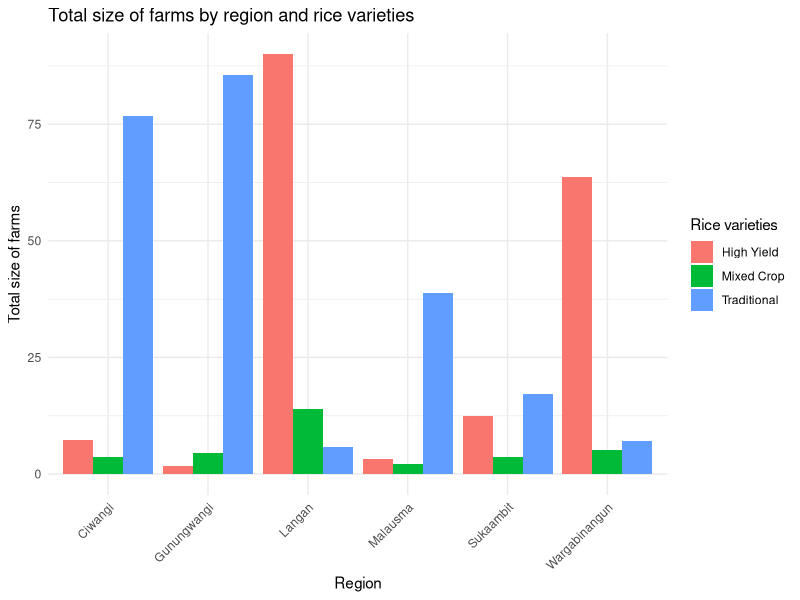

The R source for this figure:
# set working directory
setwd("C:/Users/bblack/switchdrive/Private/git_laptop/R-for-Reproducible-Research/exercises/exercise_data")

# Load required packages
library(ggplot2)
library(stringr)

# Load csv file of data
rice_data <- read.csv("RiceFarms.csv")


# summarise data into size of farms by rice type (varieties)
#according to different regions
rice_data_summary <- aggregate(rice_data$size,
                               by=list(rice_data$region, rice_data$varieties),
                               FUN=sum)

# rename columns
colnames(rice_data_summary) <- c("region", "varieties", "size")

# clean the names of the rice varieties
# "high" = High Yield
# "mixed" = Mixed crop
# "trad" = Traditional
rice_data_summary$varieties <- gsub("high", "High Yield", rice_data_summary$varieties)
rice_data_summary$varieties <- gsub("mixed", "Mixed Crop", rice_data_summary$varieties)
rice_data_summary$varieties <- gsub("trad", "Traditional", rice_data_summary$varieties)

# Capitalize the first letter of the region names
rice_data_summary$region <- str_to_title(rice_data_summary$region)

# plot summary data as grouped bar chart
summary_plot <- ggplot(rice_data_summary, aes(x=region, y=size, fill=varieties)) +
  geom_bar(stat="identity", position="dodge") +
  labs(title="Total size of farms by region and rice varieties",
       x="Region",
       y="Total size of farms",
       fill="Rice varieties") +
  theme_minimal() +
  theme(axis.text.x = element_text(angle = 45, hjust = 1))

# Save plot
ggsave("Regional_size_summary_bar.png", plot=summary_plot, width=29, height=21, units="cm", dpi=300)


